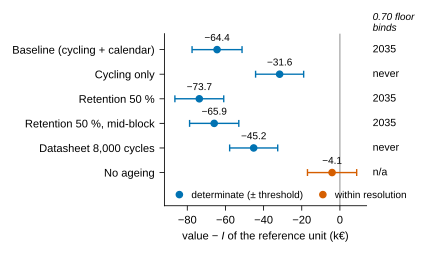

Here is the Python script that generated this plot:
"""Redraw of Fig. res_ageing with the calibration names of Table res_ageing (the frozen figure used code labels).

Numbers are those of Table res_ageing (value - I, threshold, first binding year of the 0.70 floor); style follows the
frozen figure: Arial-metric font, Okabe-Ito blue/vermillion, +/- threshold bars, zero line, floor column on the right.
"""
import sys
import matplotlib
matplotlib.use("pdf")
import matplotlib.pyplot as plt
from matplotlib.lines import Line2D

OUT = sys.argv[1]
plt.rcParams.update({"font.family": "Liberation Sans", "font.size": 8, "pdf.fonttype": 42, "mathtext.fontset": "custom", "mathtext.it": "Liberation Sans:italic", "mathtext.rm": "Liberation Sans", "axes.linewidth": 0.6,
                     "xtick.major.width": 0.6, "ytick.major.width": 0.6})
BLUE, VERM, GREY = "#0072b2", "#d55e00", "#999999"

rows = [  # label, value - I (kEUR), threshold (kEUR), determinate?, binding year of the 0.70 floor
    ("Baseline (cycling + calendar)", -64.4, 13.1, True, "2035"),
    ("Cycling only", -31.6, 12.6, True, "never"),
    ("Retention 50 %", -73.7, 12.8, True, "2035"),
    ("Retention 50 %, mid-block", -65.9, 12.9, True, "2035"),
    ("Datasheet 8,000 cycles", -45.2, 12.6, True, "never"),
    ("No ageing", -4.1, 12.9, False, "n/a"),
]

fig, ax = plt.subplots(figsize=(4.3, 2.55))
n = len(rows)
for k, (lab, v, thr, det, yr) in enumerate(rows):
    y = n - 1 - k
    col = BLUE if det else VERM
    ax.errorbar(v, y, xerr=thr, fmt="o", color=col, ms=4.5, elinewidth=1.0, capsize=2.5, capthick=1.0, zorder=3)
    ax.text(v, y + 0.27, f"−{abs(v):.1f}", ha="center", va="bottom", fontsize=7.2)
    ax.text(1.03, y, yr, transform=ax.get_yaxis_transform(), ha="left", va="center", fontsize=7.6)
ax.text(1.03, n - 0.35, "0.70 floor\nbinds", transform=ax.get_yaxis_transform(), ha="left", va="bottom",
        fontsize=7.2, style="italic")
ax.axvline(0, color=GREY, lw=0.8, zorder=1)
ax.set_yticks(range(n))
ax.set_yticklabels([r[0] for r in rows][::-1])
ax.set_ylim(-1.35, n - 0.35)
ax.set_xlim(-92, 14)
ax.set_xticks([-80, -60, -40, -20, 0])
ax.set_xticklabels(["−80", "−60", "−40", "−20", "0"])
ax.set_xlabel("value − $I$ of the reference unit (k€)")
for sp in ("top", "right"):
    ax.spines[sp].set_visible(False)
leg = [Line2D([], [], marker="o", ls="", color=BLUE, ms=4.5, label="determinate (± threshold)"),
       Line2D([], [], marker="o", ls="", color=VERM, ms=4.5, label="within resolution")]
ax.legend(handles=leg, loc="lower left", ncol=2, frameon=False, fontsize=7.2, handletextpad=0.2, columnspacing=1.0,
          bbox_to_anchor=(-0.02, -0.02))
fig.tight_layout()
fig.savefig(OUT)
fig.savefig(OUT.replace(".pdf", "_preview.png"), dpi=220)
